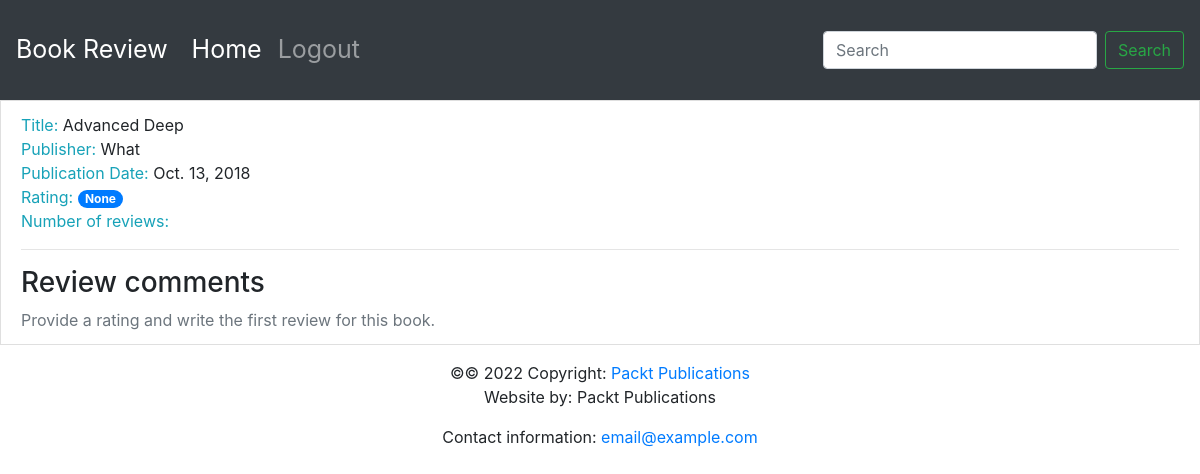
The page /book/1/ on the database as committed earlier.
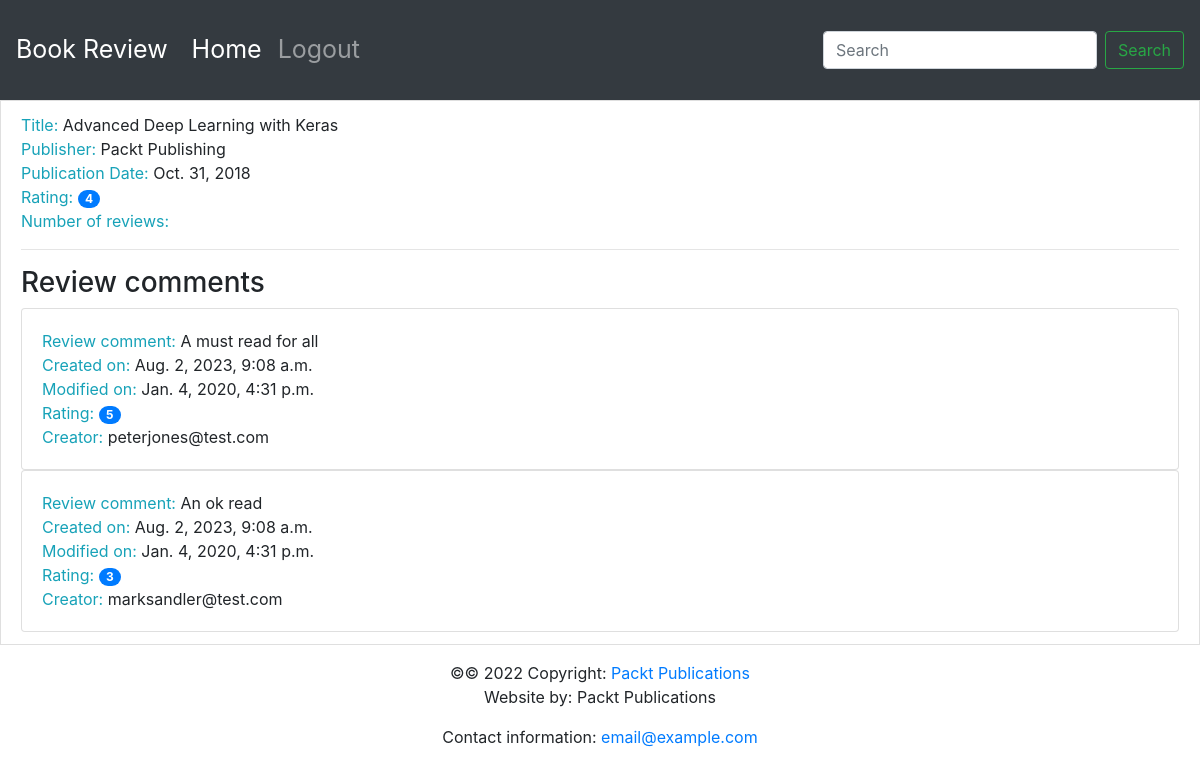
The same page on the database as committed later.
### reviews/models.py (models this page shows)
class Book(models.Model):
    title = models.CharField(
        max_length=70,
        help_text="name of the book"
    )
    publication_date = models.DateField(
        verbose_name="Date the book released"
    )
    isbn = models.CharField(
        max_length=20,
        verbose_name="ISBN"
    )
    publisher = models.ForeignKey(
        Publisher,
        on_delete=models.CASCADE
    )
    contributors = models.ManyToManyField(
        'Contributor',
        through="BookContributor"
    )

class Publisher(models.Model):
    name = models.CharField(
        max_length=50,
        help_text="name pub"
    )
    website = models.URLField(
        help_text="website"
    )
    email = models.EmailField(
        help_text="email"
    )

class Review(models.Model):
    content = models.TextField(
        help_text="Review text"
    )
    rating = models.IntegerField(
        help_text="Rating"
    )
    date_created = models.DateTimeField(
        auto_now_add=True,
        help_text="The date and time of review"
    )
    date_edited = models.DateTimeField(
        null=True,
        help_text="The date review was edited"
    )
    creator = models.ForeignKey(
        auth.get_user_model(),
        on_delete=models.CASCADE
    )
    book = models.ForeignKey(
        Book,
        on_delete=models.CASCADE,
        help_text="The book that this review for"
    )

### reviews/views.py (the view)
# urls.py: path('book/<int:id>/', views.show_book)
def show_book(request, id):
    book = get_object_or_404(Book, id=id)
    reviews = book.review_set.all()
    if reviews:
        book_rating = average_rating([review.rating for review in reviews])
        number_of_reviews = len(reviews)
    else:
        book_rating = None
        number_of_reviews = 0
    context = {
        'book': book,
        'reviews': reviews,
        'book_rating': book_rating,
        'number_of_reviews': number_of_reviews
    }
    return render(request, "reviews/show_book.html", context)

### reviews/utils.py (called while the page is built)
def average_rating(rating_list):
    if not rating_list:
        return 0
    return round(sum(rating_list) / len(rating_list))

### reviews/templates/reviews/show_book.html (shortened to what this page needs)
{% extends 'reviews/base.html' %}
{% block content %}
    <li class="list-group-item">
        <span class="text-info">Title: </span> <span>{{ book.title }}</span>
        <br>
        <span class="text-info">Publisher: </span><span>{{ book.publisher.name }}</span>
        <br>
        <span class="text-info">Publication Date: </span><span>{{ book.publication_date }}</span>
        <br>
        <span class="text-info">Rating: </span><span class="badge badge-primary badge-pill">{{ book_rating }}</span>
        <br>
        <span class="text-info">Number of reviews: </span>
        <br>
        <hr>
        <h3>Review comments</h3>
        {% if reviews %}
        {% for review in reviews %}
            <div class="card">
                <div class="card-body">
                    <span class="text-info">Review comment: </span> <span>{{ review.content }}</span>
                    <br>
                    <span class="text-info">Created on: </span> <span>{{ review.date_created }}</span>
                    <br>
                    <span class="text-info">Modified on: </span> <span>{{ review.date_edited }}</span>
                    <br>
                    <span class="text-info">Rating: </span> <span class="badge badge-primary badge-pill">{{ review.rating }}</span>
                    <br>
                    <span class="text-info">Creator: </span> <span>{{ review.creator }}</span>
                    <br>
                </div>
            </div>
        {% endfor %}
        {% endif %}
        {% if not reviews %}
            <span class="text-secondary">Provide a rating and write the first review for this book.</span>
            <br>
        {% endif %}
    </li>
{% endblock %}

### reviews/templates/reviews/base.html (shortened to what this page needs)
<!doctype html>
<html lang="en">
  <head>
    <link rel="stylesheet" href="https://stackpath.bootstrapcdn.com/bootstrap/4.4.1/css/bootstrap.min.css">
    <link rel="stylesheet" href="https://cdnjs.cloudflare.com/ajax/libs/font-awesome/4.7.0/css/font-awesome.min.css">
  </head>
  <body>
        <nav class="navbar navbar-expand-sm navbar-dark bg-dark sticky-top">
          <a class="navbar-brand" href="/">Book Review</a>
          <div class="collapse navbar-collapse" id="navbarSupportedContent">
            <ul class="navbar-nav mr-auto">
              <li class="nav-item active">
                <a class="nav-link" href="/books/">Home <span class="sr-only">(current)</span></a>
              </li>
              <li class="nav-item">
                <a class="nav-link" href="#">Logout</a>
              </li>
            </ul>
            <form class="form-inline my-2 my-lg-0">
              <input class="form-control mr-sm-2" type="search" placeholder="Search" aria-label="Search">
              <button class="btn btn-outline-success my-2 my-sm-0" type="submit">Search</button>
            </form>
          </div>
        </nav>
         {% block content %}{% endblock %}
  <footer class="page-footer font-small blue">
    <div class="footer-copyright text-center py-3">&copy;© 2022 Copyright:
      <a href="https://www.packtpub.com"> Packt Publications</a>
      <p>Website by: Packt Publications</p>
      <p>Contact information: <a href="mailto:email@example.com">email@example.com</a></p>
    </div>
  </footer>
  </body>
</html>

### reviews/templates/reviews/base.html (style rules this page uses)
.navbar { min-height: 100px; font-size: 25px; }
.navbar-brand { font-size: 25px; }

Rows that differ between the two databases and show on the page:
changed Book: title "Advanced Deep" → "Advanced Deep Learning with Keras"; publisher.name "What" → "Packt Publishing"; publication_date "Oct. 13, 2018" → "Oct. 31, 2018"
added Review: content "A must read for all", date_created "Aug. 2, 2023, 9:08 a.m.", date_edited "Jan. 4, 2020, 4:31 p.m.", rating "5", creator "peterjones@test.com"
added Review: content "An ok read", date_created "Aug. 2, 2023, 9:08 a.m.", date_edited "Jan. 4, 2020, 4:31 p.m.", rating "3", creator "marksandler@test.com"
Other text that changed with them:
{{ book_rating }}: "None" → "4"
text no longer shown: "Provide a rating and write the first review for this book."
